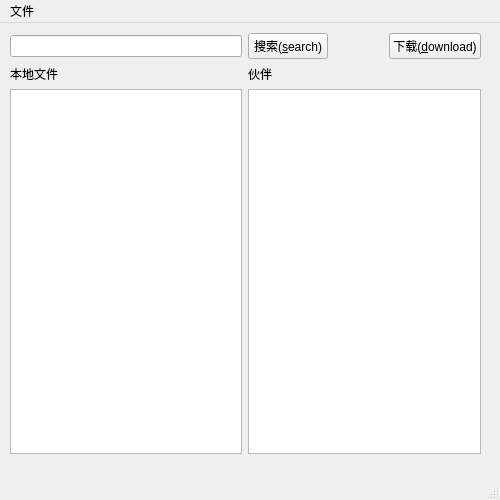
<?xml version="1.0" encoding="UTF-8"?>
<ui version="4.0">
 <class>MainWindow</class>
 <widget class="QMainWindow" name="MainWindow">
  <property name="geometry">
   <rect>
    <x>0</x>
    <y>0</y>
    <width>500</width>
    <height>500</height>
   </rect>
  </property>
  <property name="windowTitle">
   <string>MainWindow</string>
  </property>
  <widget class="QWidget" name="centralwidget">
   <widget class="QWidget" name="">
    <property name="geometry">
     <rect>
      <x>10</x>
      <y>10</y>
      <width>471</width>
      <height>421</height>
     </rect>
    </property>
    <layout class="QGridLayout" name="gridLayout">
     <item row="1" column="0">
      <widget class="QLineEdit" name="searchLineEdit"/>
     </item>
     <item row="1" column="3">
      <widget class="QPushButton" name="downloadBtn">
       <property name="text">
        <string>下载(&amp;download)</string>
       </property>
      </widget>
     </item>
     <item row="2" column="0">
      <widget class="QLabel" name="label">
       <property name="text">
        <string>本地文件</string>
       </property>
      </widget>
     </item>
     <item row="2" column="1">
      <widget class="QLabel" name="label_2">
       <property name="text">
        <string>伙伴</string>
       </property>
      </widget>
     </item>
     <item row="3" column="0">
      <widget class="QListWidget" name="localFileListWidget"/>
     </item>
     <item row="3" column="1" colspan="3">
      <widget class="QListWidget" name="peerListWidget"/>
     </item>
     <item row="1" column="1">
      <widget class="QPushButton" name="searchBtn">
       <property name="text">
        <string>搜索(&amp;search)</string>
       </property>
      </widget>
     </item>
    </layout>
   </widget>
  </widget>
  <widget class="QMenuBar" name="menubar">
   <property name="geometry">
    <rect>
     <x>0</x>
     <y>0</y>
     <width>500</width>
     <height>22</height>
    </rect>
   </property>
   <widget class="QMenu" name="menu">
    <property name="title">
     <string>文件</string>
    </property>
    <addaction name="fileOpenAction"/>
    <addaction name="exitAction"/>
   </widget>
   <addaction name="menu"/>
  </widget>
  <widget class="QStatusBar" name="statusbar"/>
  <action name="fileOpenAction">
   <property name="text">
    <string>打开</string>
   </property>
   <property name="shortcut">
    <string>Ctrl+O</string>
   </property>
  </action>
  <action name="exitAction">
   <property name="text">
    <string>退出</string>
   </property>
   <property name="shortcut">
    <string>Ctrl+Q</string>
   </property>
  </action>
 </widget>
 <resources/>
 <connections/>
</ui>
